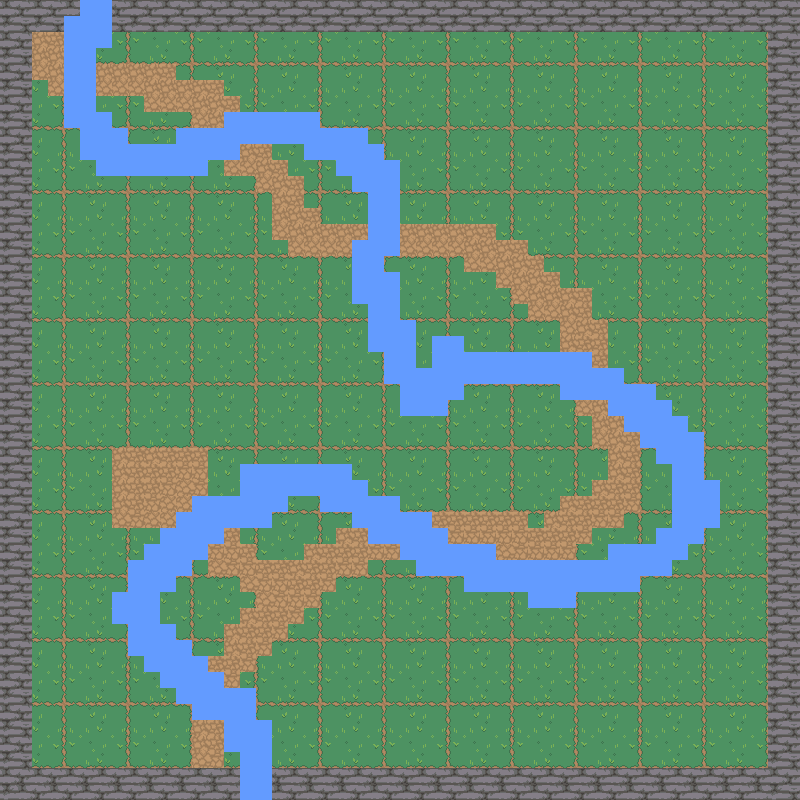

Below is a game level as drawn by its tile map, then a one-line description and the .tmx that defines it (tile-layer data replaced by summaries):
An orthogonal 50x50 tile map with 16x16 px tiles, 4 tile layers (Grass, Walls, Dirt, Water), 2 tilesets and 1 object (Player).

<map version="1.10" tiledversion="1.11.2" orientation="orthogonal" renderorder="right-down" width="50" height="50" tilewidth="16" tileheight="16" infinite="0" nextlayerid="7" nextobjectid="9">
 <tileset firstgid="1" source="pokemon2.tsx" />
 <tileset firstgid="721" source="InteriorTilesLITE.tsx" />
 <layer id="1" name="Grass" width="50" height="50">
  <data>[2500 cells, 2500 non-empty, 16 distinct tile ids]</data>
 </layer>
 <layer id="3" name="Walls" width="50" height="50">
  <data>[2500 cells, 384 non-empty, 4 distinct tile ids]</data>
 </layer>
 <layer id="4" name="Dirt" width="50" height="50">
  <data>[2500 cells, 266 non-empty, 4 distinct tile ids]</data>
 </layer>
 <layer id="5" name="Water" width="50" height="50">
  <data>[2500 cells, 305 non-empty, 4 distinct tile ids]</data>
 </layer>
 <objectgroup id="6" name="Objects">
  <object id="1" name="Player" x="543.251" y="300.183">
   <point />
  </object>
 </objectgroup>
</map>
